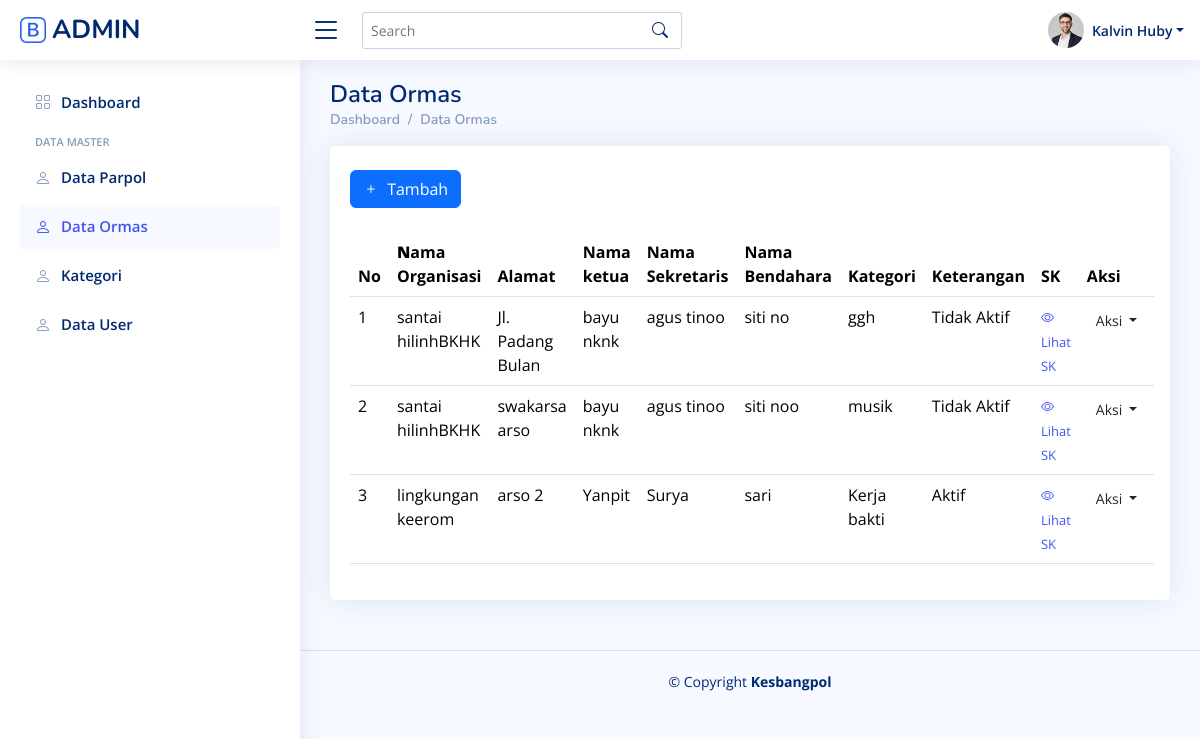
/admin/ormas/ormas.php (signed in), run on an earlier commit of the app's database.
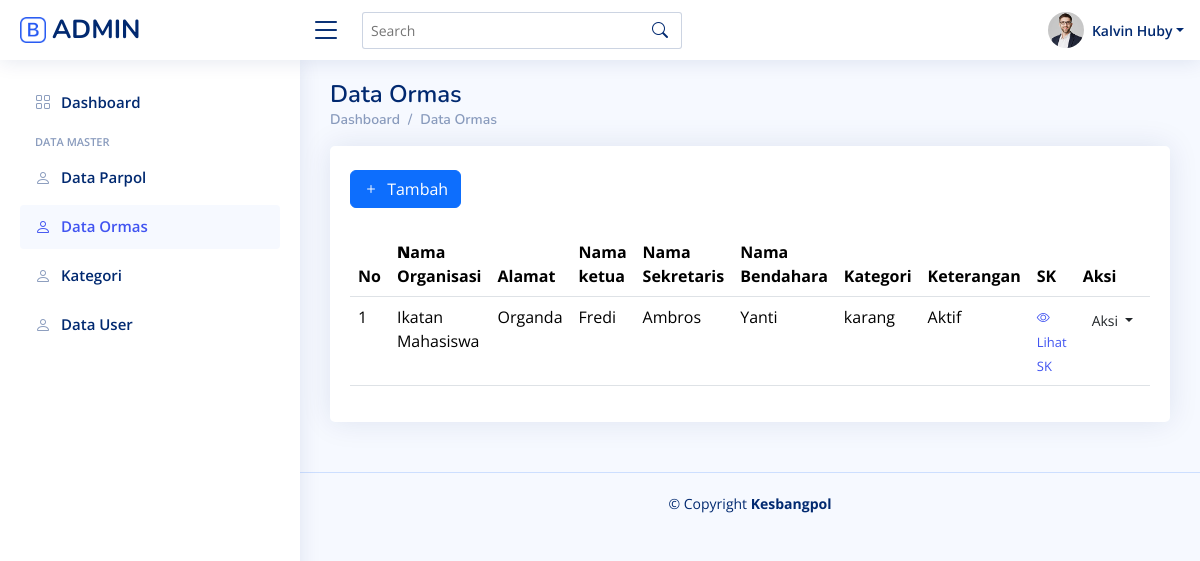
And on a later commit of the database.
### tables this page shows
CREATE TABLE `tbl_ormas` (
  `id` int(11) NOT NULL,
  `nm_organisasi` varchar(125) NOT NULL,
  `nm_ketua` varchar(125) NOT NULL,
  `nm_sekretaris` varchar(125) NOT NULL,
  `nm_bendahara` varchar(125) NOT NULL,
  `alamat` longtext NOT NULL,
  `keterangan` varchar(125) NOT NULL,
  `id_kategori` int(11) NOT NULL,
  `sk` varchar(125) NOT NULL
);

CREATE TABLE `tbl_kategori` (
  `id` int(11) NOT NULL,
  `kategori` varchar(255) NOT NULL
);

### admin/ormas/proses/OrmasModel.php (called while the page is built, shortened)
<?php
class OrmasModel {
    private $pdo;
    public function __construct($pdo) {
        $this->pdo = $pdo;
    }
    public function getAllOrmas() {
        $query = "SELECT tbl_ormas.*, tbl_kategori.kategori
                  FROM tbl_ormas
                  JOIN tbl_kategori ON tbl_ormas.id_kategori = tbl_kategori.id";
        $stmt = $this->pdo->query($query);
        return $stmt->fetchAll(PDO::FETCH_ASSOC);
    }
}
?>

### admin/ormas/ormas.php (the view, shortened to what the changed rows need)
<?php
include '../../koneksi.php';
include 'proses/OrmasModel.php';
$ormasModel = new OrmasModel($pdo);
$ormasList = $ormasModel->getAllOrmas();
?>
<!DOCTYPE html>
<html lang="en">
<head>
  <link href="../assets/vendor/bootstrap/css/bootstrap.min.css" rel="stylesheet">
  <link href="../assets/vendor/bootstrap-icons/bootstrap-icons.css" rel="stylesheet">
  <link href="../assets/vendor/boxicons/css/boxicons.min.css" rel="stylesheet">
  <link href="../assets/vendor/quill/quill.snow.css" rel="stylesheet">
  <link href="../assets/vendor/quill/quill.bubble.css" rel="stylesheet">
  <link href="../assets/vendor/remixicon/remixicon.css" rel="stylesheet">
  <link href="../assets/vendor/simple-datatables/style.css" rel="stylesheet">
  <link href="../assets/css/style.css" rel="stylesheet">
</head>
<body>
  <main id="main" class="main">
    <div class="pagetitle">
      <h1>Data Ormas</h1>
    </div>
    <section class="section">
      <div class="row">
        <div class="col-lg-12">
          <div class="card">
            <div class="card-body">
              <table class="table datatable">
                <thead>
                  <tr>
                      <th>No</th>
                    <th>
                      <b>N</b>ama Organisasi
                    </th>
                    <th>Alamat</th>
                 <th>Nama ketua</th>
                 <th>Nama Sekretaris</th>
                 <th>Nama Bendahara</th>
                 <th>Kategori</th>
                 <th>Keterangan</th>
                 <th>SK</th>
                 <th>Aksi</th>
                  </tr>
                </thead>
                <tbody>
   <?php $no = 1; foreach ($ormasList as $ormas): ?>
                  <tr>
                  <td><?php echo $no++; ?></td>
                    <td><?php echo $ormas['nm_organisasi']; ?></td>
                    <td><?php echo $ormas['alamat']; ?></td>
                    <td><?php echo $ormas['nm_ketua']; ?></td>
                    <td><?php echo $ormas['nm_sekretaris']; ?></td>
                    <td><?php echo $ormas['nm_bendahara']; ?></td>
                    <td><?php echo $ormas['kategori']; ?></td>
                    <td><?php echo $ormas['keterangan']; ?></td>
                    <td scope="row">
    <a href="#" data-bs-toggle="modal" data-bs-target="#modalSk-<?php echo $ormas['id']; ?>" class="text-decoration-none " style="font-size: small;">
        <i class="bi bi-eye"></i> Lihat SK
    </a>
</td>
<td>
                    <div class="dropdown">
  <button class="btn btn-sm btn-outline  dropdown-toggle" type="button" data-bs-toggle="dropdown" aria-expanded="false">
   Aksi
  </button>
</div>
                    </td>
                  </tr>
                  <?php endforeach; ?>
                </tbody>
              </table>
            </div>
          </div>
        </div>
      </div>
    </section>
  </main>
</body>
</html>

What changed in the data, as far as the page shows it:
removed tbl_ormas: nm_organisasi "santai hilinhBKHK", alamat "Jl. Padang Bulan", nm_ketua "bayu nknk", nm_sekretaris "agus tinoo", nm_bendahara "siti no", id_kategori.kategori "ggh", keterangan "Tidak Aktif"
removed tbl_ormas: nm_organisasi "santai hilinhBKHK", alamat "swakarsa arso", nm_ketua "bayu nknk", nm_sekretaris "agus tinoo", nm_bendahara "siti noo", id_kategori.kategori "musik", keterangan "Tidak Aktif"
removed tbl_ormas: nm_organisasi "lingkungan keerom", alamat "arso 2", nm_ketua "Yanpit", nm_sekretaris "Surya", nm_bendahara "sari", id_kategori.kategori "Kerja bakti", keterangan "Aktif"
added tbl_ormas: nm_organisasi "Ikatan Mahasiswa", alamat "Organda", nm_ketua "Fredi", nm_sekretaris "Ambros", nm_bendahara "Yanti", id_kategori.kategori "karang", keterangan "Aktif"
